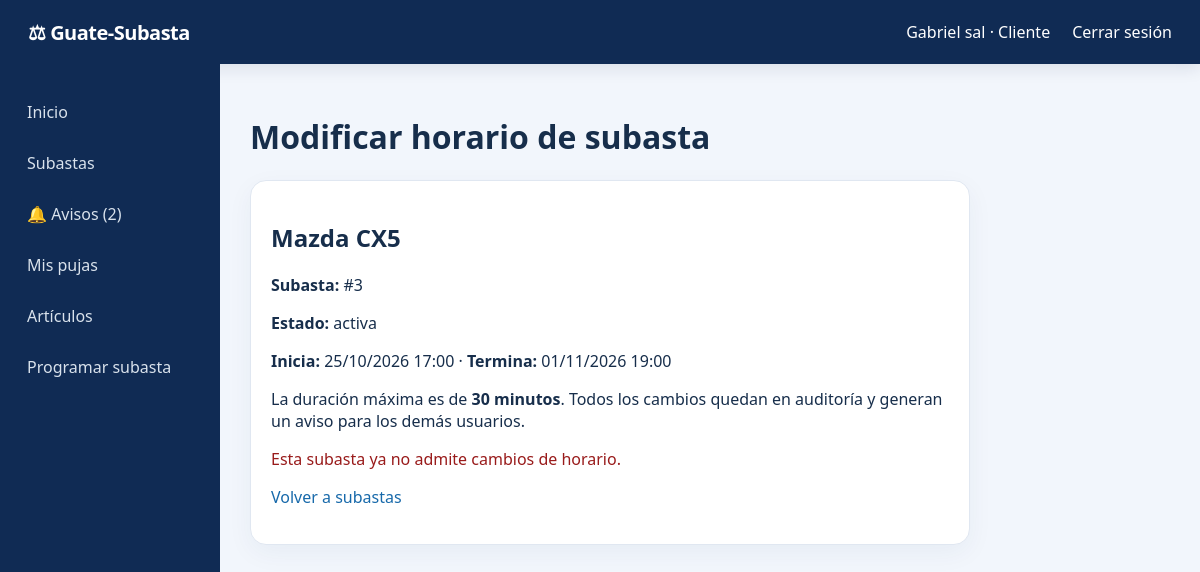
The page /index.php?page=editar-horario&id=3 (signed in) on the database its author committed.
### tables this page shows
CREATE TABLE `usuarios` (
  `id` int(11) NOT NULL,
  `nombre` varchar(100) NOT NULL,
  `email` varchar(150) NOT NULL,
  `password_hash` varchar(255) NOT NULL,
  `rol_id` int(11) NOT NULL,
  `activo` tinyint(1) DEFAULT 1,
  `creado_en` timestamp NOT NULL DEFAULT current_timestamp()
);

CREATE TABLE `roles` (
  `id` int(11) NOT NULL,
  `nombre` varchar(30) NOT NULL
);

CREATE TABLE `subastas` (
  `id` int(11) NOT NULL,
  `articulo_id` int(11) NOT NULL,
  `fecha_inicio` datetime NOT NULL,
  `fecha_fin` datetime NOT NULL,
  `incremento_minimo` decimal(12,2) NOT NULL,
  `monto_actual` decimal(12,2) NOT NULL,
  `estado` enum('programada','activa','cerrada','finalizada','cancelada') DEFAULT 'programada'
);

CREATE TABLE `articulos` (
  `id` int(11) NOT NULL,
  `nombre` varchar(150) NOT NULL,
  `categoria` varchar(80) NOT NULL,
  `descripcion` text DEFAULT NULL,
  `estado_fisico` varchar(50) DEFAULT NULL,
  `precio_base` decimal(12,2) NOT NULL CHECK (`precio_base` >= 0),
  `certificado` varchar(255) DEFAULT NULL,
  `imagen` varchar(255) DEFAULT NULL,
  `modelo` varchar(150) DEFAULT NULL,
  `estado` enum('en_revision','validado','adjudicado') DEFAULT 'validado',
  `creado_por` int(11) NOT NULL,
  `creado_en` timestamp NOT NULL DEFAULT current_timestamp(),
  `archivado` tinyint(1) NOT NULL DEFAULT 0,
  `ubicacion_nombre` varchar(200) DEFAULT NULL,
  `ubicacion_lat` decimal(10,7) DEFAULT NULL,
  `ubicacion_lng` decimal(10,7) DEFAULT NULL
);

### extras/rutas.php (called while the page is built, shortened)
<?php
require_once __DIR__.'/agenda_rutas.php';

### index.php (called while the page is built, shortened)
<?php
require_once __DIR__.'/config/helpers.php';
$db = Database::connect();
if (!empty($_SESSION['user']['id'])) {
    $q = $db->prepare("SELECT u.id,u.nombre,u.email,r.nombre AS rol FROM usuarios u JOIN roles r ON r.id=u.rol_id WHERE u.id=? AND u.activo=1");
    $q->execute([(int)$_SESSION['user']['id']]);
}
require_once __DIR__ . '/extras/rutas.php';
require __DIR__.'/views/layouts/header.php';
require __DIR__ . '/views/layouts/footer.php';

### config/helpers.php (called while the page is built, shortened)
<?php
function e($value): string { return htmlspecialchars((string)$value, ENT_QUOTES, 'UTF-8'); }

### models/AgendaSubastas.php (called while the page is built, shortened)
<?php
class AgendaSubastas {
    public function detallePropietario(int $subastaId, int $usuarioId): ?array {
        $q=$this->db->prepare('SELECT s.*,a.nombre AS articulo,a.creado_por FROM subastas s JOIN articulos a ON a.id=s.articulo_id WHERE s.id=? AND a.creado_por=?');
        $q->execute([$subastaId,$usuarioId]);
        return $q->fetch(PDO::FETCH_ASSOC) ?: null;
    }
    public function noLeidos(int $userId): int {
        $q=$this->db->prepare('SELECT COUNT(*) FROM avisos_subastas v LEFT JOIN avisos_subastas_leidos l ON l.aviso_id=v.id AND l.usuario_id=? WHERE v.creado_por<>? AND l.aviso_id IS NULL');
        $q->execute([$userId,$userId]); return (int)$q->fetchColumn();
    }
}

### views/subastador/editar_horario.php (the view, shortened to what this page needs)
<?php
$zonaHorario=new DateTimeZone('America/Guatemala');
$ahoraHorario=new DateTimeImmutable('now',$zonaHorario);
$inicioHorario=new DateTimeImmutable((string)$subastaAgenda['fecha_inicio'],$zonaHorario);
$finHorario=new DateTimeImmutable((string)$subastaAgenda['fecha_fin'],$zonaHorario);
$activaHorario=$ahoraHorario >= $inicioHorario && $ahoraHorario < $finHorario;
$cerradaHorario=$ahoraHorario >= $finHorario || in_array((string)$subastaAgenda['estado'],['cerrada','finalizada','cancelada'],true);
$limiteHorario=$inicioHorario->modify('+30 minutes');
$duracionActual=(int)(($finHorario->getTimestamp()-$inicioHorario->getTimestamp())/60);
$puedeEditarHorario=!$cerradaHorario && (!$activaHorario || ($ahoraHorario < $limiteHorario && $finHorario > $ahoraHorario->modify('+2 minutes')));
?>
<h1>Modificar horario de subasta</h1>
<section class="panel narrow" style="max-width:720px">
  <h2><?=e($subastaAgenda['articulo'])?></h2>
  <p><strong>Subasta:</strong> #<?=(int)$subastaAgenda['id']?></p>
  <p><strong>Estado:</strong> <?=e($activaHorario?'activa':($cerradaHorario?'cerrada':'programada'))?></p>
  <p><strong>Inicia:</strong> <?=e($inicioHorario->format('d/m/Y H:i'))?> · <strong>Termina:</strong> <?=e($finHorario->format('d/m/Y H:i'))?></p>
  <p>La duración máxima es de <strong>30 minutos</strong>. Todos los cambios quedan en auditoría y generan un aviso para los demás usuarios.</p>
  <?php if ($puedeEditarHorario): ?>
  <form method="post" action="index.php?action=editar_horario">
    <input type="hidden" name="csrf" value="<?=e(csrf_token())?>">
    <input type="hidden" name="subasta_id" value="<?=(int)$subastaAgenda['id']?>">
    <?php if ($activaHorario): ?>
      <label for="fecha_hora">Adelantar la hora de cierre</label>
      <p style="font-size:.9em">Durante una subasta activa no se puede cambiar el inicio ni ampliar el plazo. Puedes adelantar el cierre dejando al menos 2 minutos para los participantes.</p>
      <input type="datetime-local" id="fecha_hora" name="fecha_hora" required
        min="<?=e($ahoraHorario->modify('+3 minutes')->format('Y-m-d\TH:i'))?>"
        max="<?=e($finHorario->modify('-1 minute')->format('Y-m-d\TH:i'))?>"
        value="<?=e($finHorario->modify('-2 minutes')->format('Y-m-d\TH:i'))?>">
    <?php else: ?>
      <label for="fecha_hora">Nueva fecha y hora de inicio</label>
      <p style="font-size:.9em">También puedes ajustar la duración entre 1 y 30 minutos antes de que empiece.</p>
      <input type="datetime-local" id="fecha_hora" name="fecha_hora" required
         min="<?=e($ahoraHorario->modify('+3 minutes')->format('Y-m-d\TH:i'))?>"
         value="<?=e($inicioHorario->format('Y-m-d\TH:i'))?>">
      <label for="duracion_minutos">Duración (minutos, máximo 30)</label>
      <input type="number" id="duracion_minutos" name="duracion_minutos" min="1" max="30" step="1" required
        value="<?=max(1,min(30,$duracionActual))?>">
      <p id="vistaCierre" style="color:#1d4ed8"></p>
    <?php endif; ?>
    <button type="submit" onclick="return confirm('¿Guardar el nuevo horario y avisar a los participantes?')">Guardar nuevo horario</button>
  </form>
  <?php else: ?>
    <p style="color:#991b1b">Esta subasta ya no admite cambios de horario.</p>
  <?php endif; ?>
  <p><a href="index.php?page=catalogo">Volver a subastas</a></p>
</section>

### views/layouts/header.php (shortened to what this page needs)
<?php $user=$_SESSION['user']??null; ?>
<!doctype html><html lang="es"><head><meta charset="utf-8"><meta name="viewport" content="width=device-width,initial-scale=1">
<title>Guate-Subasta</title><link rel="stylesheet" href="assets/css/styles.css"></head><body>
<header><a class="brand" href="index.php">⚖ Guate-Subasta</a>
<nav><?php if($user): ?><span><?=e($user['nombre'])?> · <?=e($user['rol'])?></span><a href="index.php?page=logout">Cerrar sesión</a><?php endif;?></nav></header>
<div class="shell">
<?php if($user): ?><aside>
<a href="index.php?page=dashboard">Inicio</a>
<a href="index.php?page=catalogo">Subastas</a>
<?php if ($user): ?>
<?php $avisosPendientes=0; try { if (class_exists('AgendaSubastas')) $avisosPendientes=(new AgendaSubastas($db))->noLeidos((int)$user['id']); } catch(Throwable $ignorado) {} ?>
<a href="index.php?page=avisos-subastas">🔔 Avisos<?= $avisosPendientes>0?' ('.(int)$avisosPendientes.')':'' ?></a>
<?php endif; ?>
<?php if($user['rol']==='Cliente'): ?><a href="index.php?page=mis-pujas">Mis pujas</a><?php endif;?>
<?php if(in_array($user['rol'],['Cliente','Subastador','Administrador'])): ?><a href="index.php?page=articulos">Artículos</a><a href="index.php?page=programar">Programar subasta</a><?php endif;?>
</aside><?php endif;?><main>

### assets/css/styles.css (style rules this page uses)
* { box-sizing:border-box }
body { margin:0;font-family:Arial,sans-serif;background:#f5f7fa;color:#17202a }
a { color:#1769aa;text-decoration:none }
header { height:64px;background:#102a43;color:white;display:flex;align-items:center;justify-content:space-between;padding:0 28px }
header a { color:white }
.brand { font-size:20px;font-weight:bold }
nav { display:flex;gap:22px;align-items:center }
.shell { display:flex;min-height:calc(100vh - 64px) }
aside { width:220px;background:#102a43;padding:25px 15px }
aside a { display:block;color:#d9e2ec;padding:12px;border-radius:7px;margin-bottom:5px }
main { flex:1;padding:30px;max-width:1400px }
.card,.panel,.stats div { background:white;border:1px solid #e1e7ee;border-radius:10px;padding:20px }
.narrow { max-width:650px }
:root { --blue:#1457cf;--navy:#102b54;--border:#e0e7f1 }
body { background:#f2f6fc;color:#172e4b;font-family:system-ui,-apple-system,Segoe UI,Arial,sans-serif }
header,aside { background:var(--navy) }
header { box-shadow:0 4px 16px #071f421c }
.brand { font-weight:800;letter-spacing:-.5px }
main { min-width:0;width:100% }
.card,.panel,.stats div { border:1px solid var(--border);border-radius:16px;box-shadow:0 8px 26px #0b35620d }

### rows shown on the page
usuarios: nombre "Gabriel sal", rol.nombre "Cliente"
subastas: articulo.nombre "Mazda CX5", id "3", fecha_inicio+fecha_fin "activa", fecha_inicio "25/10/2026 17:00", fecha_fin "01/11/2026 19:00"

### other values the page prints
$avisosPendientes "2"
